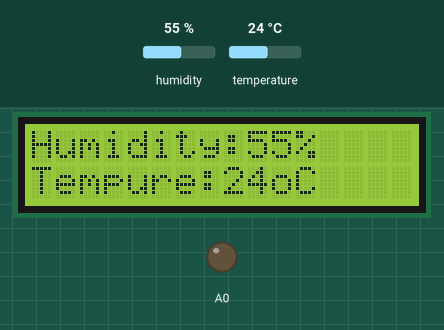
This sketch was run on a simulated Arduino Uno, built with avr-gcc and run on an emulated ATmega328P. Parts: 16×2 character LCD, output pins drawn as LEDs (lit = HIGH). The test bench sets the inputs (shaded band); at power-on: humidity 55 %, temperature 24 °C. What the sketch prints to the serial monitor is not drawn.

Above: at 1.5 s.
1.6 s: humidity set to 22 %
At 3.4 s:
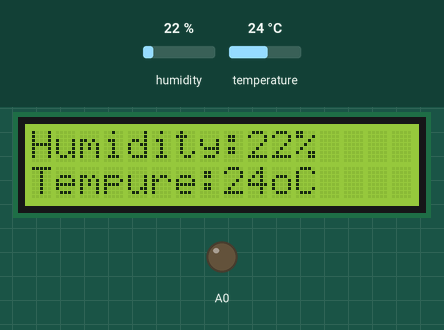
3.9 s: temperature set to 12 °C
At 5.6 s:
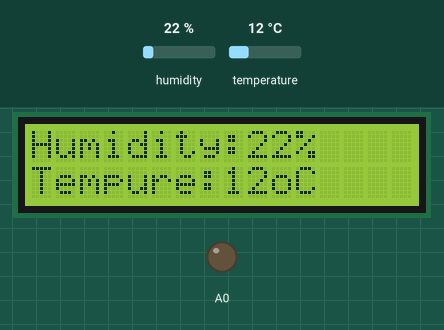
5.9 s: humidity set to 40 %
At 6.8 s:
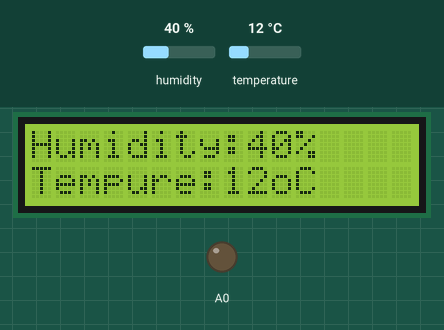
8.0 s: temperature set to 19 °C
At 9.2 s:
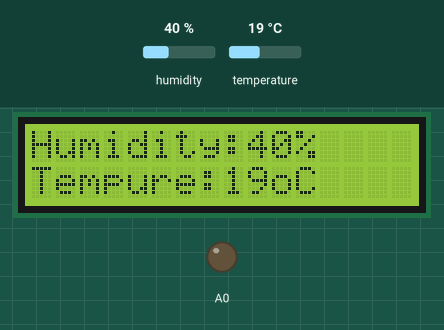
Timing chart, 0 to 11.0 s (numbered marks = the images above; inputs shaded):
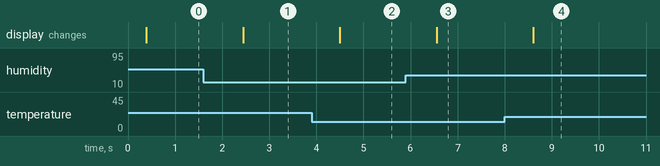

Measured:
- after the input at 1.6 s, the display: changes after 0.84 s (image 1)
- after the input at 3.9 s, the display: changes after 0.60 s (image 2)
- after the input at 5.9 s, the display: changes after 0.65 s (image 3)
- after the input at 8.0 s, the display: changes after 0.61 s (image 4)

The sketch:

mainarduino.ino
```cpp
#include <LiquidCrystal.h>//使用LiquidCrystal Library
#include <dht.h>                 //使用DHT11 Library
LiquidCrystal lcd(12, 11, 5, 4, 3, 2);  //初始設定LCD顯示器的介面
#define dht_dpin 7 //定義訊號要從Pin 12 進來

dht DHT;

int delayTime = 1000;

void setup(){
  Serial.begin(9600);
  lcd.begin(16, 2);  // 設定LCD有2列16欄
  delay(300);
  analogWrite(A0,50);
  Serial.println("GO!!!");
  //lcd.println("test");
}

void DHTfunc(){
  DHT.read11(dht_dpin);   //去library裡面找DHT.read11
  int h = DHT.humidity;
  int t = DHT.temperature;
  Serial.print("Humidity = ");
  Serial.print(h);
  Serial.print("% ");
  Serial.print("temperature = ");
  Serial.print(t);
  Serial.println("C ");
  lcd.setCursor(0, 0); //將游標設定在第一行第一個位置(column 0, line 1)
     lcd.print("Humidity:");
     lcd.print(h, 1);
     lcd.print("%");
     lcd.setCursor(0, 1);
     lcd.print("Tempure:");
     lcd.print(t, 1);
     lcd.print("oC");     // 無法顯示度，只好用小寫的O表示
}

//void lcdfunc(){
//  lcd.setCursor(0, 0); //將游標設定在第一行第一個位置(column 0, line 1)
//     lcd.print("Humidity:");
//     lcd.print((float)DHT.humidity, 1);
//     lcd.print("%");
//     lcd.setCursor(0, 1);
//     lcd.print("Tempure:");
//     lcd.print((float)DHT.temperature, 1);
//     lcd.print("oC");     // 無法顯示度，只好用小寫的O表示
//     return;
//}

void loop(){
  DHTfunc();
  //lcdfunc();
  delay(delayTime);
}
```
